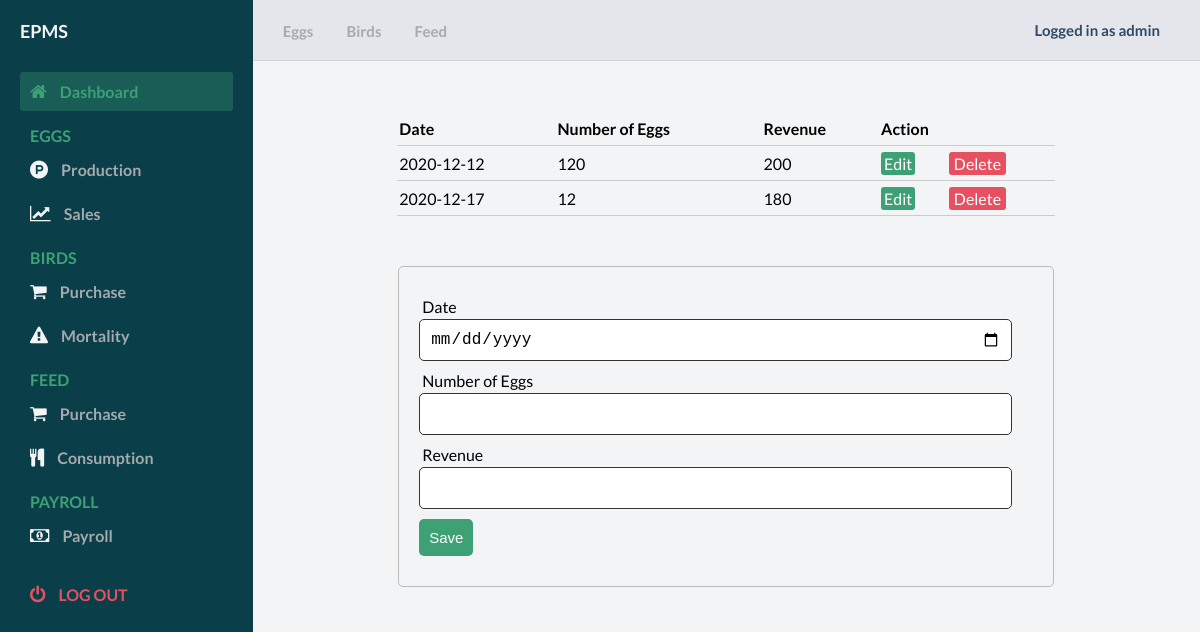
Page /sales.php (signed in) on the committed database.
### tables this page shows
CREATE TABLE `Sales` (
  `Sales_ID` int(11) NOT NULL,
  `Date` date NOT NULL,
  `NumberOfEggs` int(11) NOT NULL,
  `Revenue` float NOT NULL
);

### includes/action.php (called while the page is built, shortened)
<?php
    include_once "database.php";
    class CrudOperation extends Database{
        public function viewMethod($table){
            $sql = "SELECT * FROM " . $table;
            $array = array();
            $query = $this->connect()->query($sql);
            while($row = mysqli_fetch_assoc($query)){
                $array[] = $row;
            }
            return $array;
        }
    }
    $salesObject = new CrudOperation();
?>

### includes/database.php (called while the page is built, shortened)
<?php
class Database{
    public function connect(){
        $this->servername = 'localhost';
        $this->username = 'root';
        $this->password = '';
        $this->dbname = 'epms_db';
        $conn = new mysqli($this->servername, $this->username, $this->password, $this->dbname);
        return $conn;
    }
}
?>

### sales.php (the view, shortened to what this page needs)
<?php
include 'includes/database.php';
include 'includes/action.php';
?>
<!DOCTYPE html>
<html lang="en">
<body id="body">
    <div class="container">
        <main>
            <div class="main__container">
                <table>
                    <thead>
                        <th>Date</th>
                        <th>Number of Eggs</th>
                        <th>Revenue</th>
                        <th colspan="2">Action</th>
                    </thead>
                    <tbody>
                    <?php
                        $myrow = $salesObject->viewMethod("Sales");
                        foreach($myrow as $row){
                            ?>
                            <tr>
                                <td><?php echo $row['Date'];?></td>
                                <td><?php echo $row['NumberOfEggs'];?></td>
                                <td><?php echo $row['Revenue'];?></td>
                                <td>
                                    <a class="edit_btn" href="sales.php?salesupdate=1&id=<?php echo $row["Sales_ID"]; ?>">Edit</a>
                                </td>
                                <td>
                                    <a class="del_btn" href="includes/action.php?salesdelete=1&id=<?php echo $row["Sales_ID"]; ?>">Delete</a>
                                </td>
                            </tr>
                            <?php
                        }
                    ?>
                    </tbody>
                </table>
                <?php
                    if(isset($_GET["salesupdate"])){
                        $id = $_GET["id"] ?? null;
                        $where = array("Sales_ID" => $id);
                        $row = $salesObject->selectMethod("Sales", $where);
                        ?>
                            <form action="includes/action.php" method="post">
                                <div class="input-group">
                                    <input type="hidden" name="id" value="<?php echo $id; ?>">
                                </div>
                                <div class="input-group">
                                    <label for="">Date</label>
                                    <input type="date" name="Date" value="<?php echo $row["Date"]; ?>" required>
                                </div>
                                <div class="input-group">
                                    <label for="">Number of Eggs</label>
                                    <input type="number" step="any" name="NumberOfEggs" value="<?php echo $row["NumberOfEggs"]; ?>" required>
                                </div>
                                <div class="input-group">
                                    <label for="">Revenue</label>
                                    <input type="number" step="any" name="Revenue" value="<?php echo $row["Revenue"]; ?>" required>
                                </div>
                                <div class="input-group">
                                    <button type="submit" name="salesedit" class="btn" value="">Update</button>
                                </div>
                            </form>
                        <?php
                    }else{
                        ?>
                            <form action="includes/action.php" method="post">
                                <div class="input-group">
                                    <label for="">Date</label>
                                    <input type="date" name="Date" value="" required>
                                </div>
                                <div class="input-group">
                                    <label for="">Number of Eggs</label>
                                    <input type="number" step="any" name="NumberOfEggs" value="" required>
                                </div>
                                <div class="input-group">
                                    <label for="">Revenue</label>
                                    <input type="number" step="any" name="Revenue" value="" required>
                                </div>
                                <div class="input-group">
                                    <button type="submit" name="salessave" class="btn">Save</button>
                                </div>
                            </form>
                        <?php
                    }
                        ?>
            </div>
        </main>
    </div>
</body>
</html>

### styles.css (style rules this page uses)
* { margin: 0; padding: 0; }
body { box-sizing: border-box; font-family: "Lato", sans-serif; }
.container { display: grid; height: 100vh; grid-template-columns: 0.8fr 1fr 1fr 1fr; grid-template-rows: 0.2fr 3fr; grid-template-areas: "sidebar nav nav nav" "sidebar main main main"; }
main { background: #f3f4f6; grid-area: main; overflow-y: auto; }
.main__container { padding: 20px 35px; }
table { width: 75%; margin: 30px auto; border-collapse: collapse; text-align: left; }
tr { border-bottom: 1px solid #cbcbcb; }
th, td { border: none; height: 30px; padding: 2px; }
form { width: 70%; margin: 50px auto; text-align: left; padding: 20px; border: 1px solid #bbb; border-radius: 5px; }
.input-group { margin: 10px 0; }
.input-group label { display: block; text-align: left; margin: 3px; }
.input-group input { height: 30px; width: 93%; padding: 5px 10px; font-size: 16px; border-radius: 5px; border: 1px solid #333; }
.btn { padding: 10px; font-size: 15px; color: #fff; background:#3ea175; border: none; border-radius: 5px; }
.edit_btn { text-decoration: none; padding: 2px 3px; background: #3ea175; color: #fff; border-radius: 3px; }
.del_btn { text-decoration: none; padding: 2px 5px; color: #fff; border-radius: 3px; background: #e65061; }

### rows in the picture
sales: Date "2020-12-12", NumberOfEggs "120", Revenue "200"
sales: Date "2020-12-17", NumberOfEggs "12", Revenue "180"

### other values in the picture
$_SESSION["Username"] "admin"
